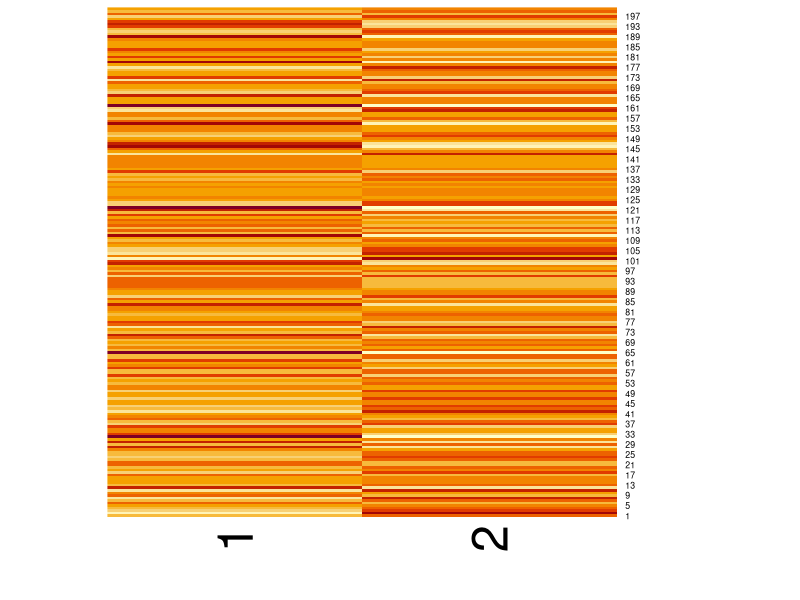

R code for this plot:
## ---- chunk 1
a = 0.6 * 0.7^4 * 0.3^6
b = 0.4 * 0.4^4 * 0.6^6
a/(a+b)
## ---- chunk 2
b/(a+b)
## ---- chunk 3
a = 0.6 * 0.7^8 * 0.3^2
b = 0.4 * 0.4^8 * 0.6^2
a/(a+b)
## ---- chunk 4
b/(a+b)
## ---- chunk 5
(0.97+0.18)/2
## ---- chunk 6
(0.82+0.103)/2
## ---- chunk 7
set.seed(2022)
## ---- chunk 8
library(tidyverse)
library(vroom)
## ---- chunk 9
# read the data into D
D <- vroom("./coinflip.csv", show_col_types = FALSE)
# check the dimension of D
all(dim(D) == c(200, 100))
## ---- chunk 10
# Number of coins
k <- 2
# Mixture weights (a vector of length k)
lambda <- c(0.5, 0.5)
# Probabilities of obtaining heads (a vector of length k)
theta <- runif(k)
## ---- chunk 11
##' This function implements the EM algorithm for the coin toss problem
##' @param D Data matrix of dimensions 100-by-N, where N is the number of observations
##' @param k Number of coins
##' @param lambda Vector of mixture weights
##' @param theta Vector of probabilities of obtaining heads
##' @param tolerance A threshold used to check convergence
coin_EM <- function(D, k, lambda, theta, tolerance = 1e-2) {
  
  # expected complete-data (hidden) log-likelihood
  ll_hid <- -Inf
  # observed log-likelihood
  ll_obs <- -Inf
  # difference between two iterations
  diff <- Inf
  # number of observations
  N <- nrow(D)
  # responsibilities
  gamma <- matrix(0, nrow = k, ncol = N)
  
  # run the E-step and M-step until convergence 
  while (diff > tolerance) {
    
    # store old likelihood
    ll_obs_old <- ll_obs
    
    ############# E-step #############
    
    ### YOUR CODE STARTS ###
    
    # Compute the responsibilities
    P <- rbind(theta[1]^rowSums(D) * (1 - theta[1])^(dim(D)[2] - rowSums(D)), 
               theta[2]^rowSums(D) * (1 - theta[2])^(dim(D)[2] - rowSums(D)))
    a <- lambda[1] * P[1, ]
    b <- lambda[2] * P[2, ]
    gamma[1, ] <- a/(a + b)
    gamma[2, ] <- b/(a + b)
    
    # Update expected complete-data (hidden) log-likelihood
    ll_hid = sum(gamma * log(lambda*P))
    
    # Update observed log-likelihood
    ll_obs = sum(log(apply(P*lambda, 2, sum)))
    
    # Recompute difference between two iterations
    diff = abs(ll_obs - ll_obs_old)
    
    ### YOUR CODE ENDS ###
    
    ############# M-step #############
    
    ### YOUR CODE STARTS ###
    
    # Recompute priors (mixture weights)
    lambda = rowSums(gamma) / N
    
    # Recompute probability of heads for each coin
    num_h=rowSums(D)
    count_h=gamma%*%num_h
    count_t=(1-gamma)%*%(dim(D)[2]-num_h)
    
    theta=t(count_h/(count_h+count_t))
    
    ### YOUR CODE ENDS ###
    
  }
  
  return(list(ll_hid = ll_hid, ll_obs = ll_obs, lambda = lambda, theta = theta, gamma = gamma))
  
}
## ---- chunk 12
res <- coin_EM(D, k, lambda, theta)
## ---- chunk 13
## YOUR CODE ##
res$theta
## ---- chunk 14
## YOUR CODE ##
res$lambda
## ---- chunk 15
## YOUR CODE ##
heatmap(t(res$gamma),Rowv=NA,Colv=NA, scale="column")
## ---- chunk 16
## YOUR CODE ##
# Coin 1
obs_1 = sum(res$gamma[1,]>res$gamma[2,])
obs_1

# Coin 2
dim(D)[1]-obs_1
